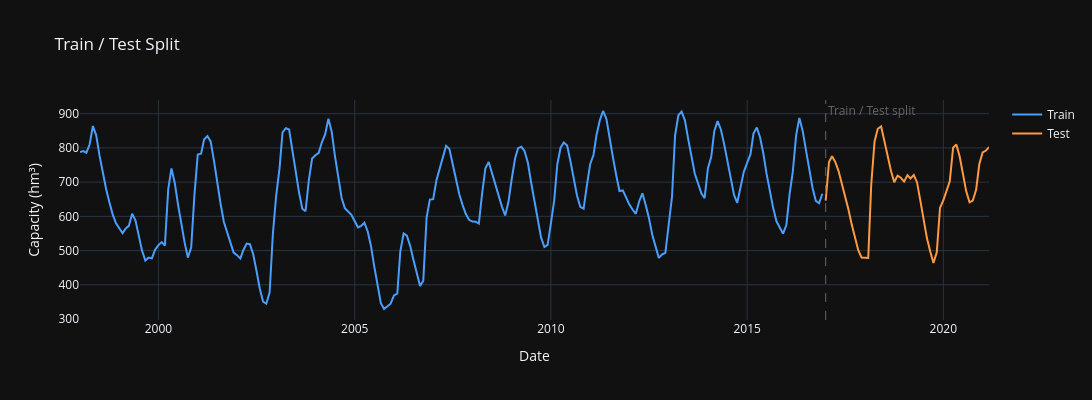

Source (notebook cell):
### Markdown cell above
## **1. Train / Test Split**

Chronological split — never shuffle time series data. Shuffling would leak 
future information into training and produce optimistically biased metrics.

80/20 split at December 2016.

### Code cell
# 80/20 split — keep last 20% for evaluation
# Never shuffle time series — always chronological
TRAIN_END = "2016-12-01"
TEST_START = "2017-01-01"

train = df_pivot.loc[:TRAIN_END, "total_hm3"]
test  = df_pivot.loc[TEST_START:, "total_hm3"]

print(f"Train : {train.index.min().date()} → {train.index.max().date()}  ({len(train)} months)")
print(f"Test  : {test.index.min().date()}  → {test.index.max().date()}   ({len(test)} months)")

# Visualise split
fig = go.Figure()
fig.add_trace(go.Scatter(
    x=train.index, y=train.values,
    mode="lines", name="Train",
    line=dict(color="#4a9eff", width=2),
))
fig.add_trace(go.Scatter(
    x=test.index, y=test.values,
    mode="lines", name="Test",
    line=dict(color="#ff9944", width=2),
))
fig.add_vline(
    x=pd.Timestamp(TEST_START).timestamp() * 1000,
    line=dict(color="#666", dash="dash", width=1),
    annotation_text="Train / Test split",
    annotation_font=dict(color="#666"),
)
fig.update_layout(
    title="Train / Test Split",
    xaxis_title="Date",
    yaxis_title="Capacity (hm³)",
    template="plotly_dark",
    height=400,
    hovermode="x unified",
    width=1200,
)
fig.show()

### Figure 1 — Plotly figure (JSON) as saved in the notebook; plotly's stock layout.template omitted (floating-point values rounded to 4 significant figures; data arrays with more than 128 entries replaced by an {"elided": "..."} marker saying what was removed)
{"data": [{"line": {"color": "#4a9eff", "width": 2}, "mode": "lines", "name": "Train", "type": "scatter", "x": {"elided": "228 str values"}, "y": {"elided": "228 float values"}}, {"line": {"color": "#ff9944", "width": 2}, "mode": "lines", "name": "Test", "type": "scatter", "x": ["2017-01-01T00:00:00.000000", "2017-02-01T00:00:00.000000", "2017-03-01T00:00:00.000000", "2017-04-01T00:00:00.000000", "2017-05-01T00:00:00.000000", "2017-06-01T00:00:00.000000", "2017-07-01T00:00:00.000000", "2017-08-01T00:00:00.000000", "2017-09-01T00:00:00.000000", "2017-10-01T00:00:00.000000", "2017-11-01T00:00:00.000000", "2017-12-01T00:00:00.000000", "2018-01-01T00:00:00.000000", "2018-02-01T00:00:00.000000", "2018-03-01T00:00:00.000000", "2018-04-01T00:00:00.000000", "2018-05-01T00:00:00.000000", "2018-06-01T00:00:00.000000", "2018-07-01T00:00:00.000000", "2018-08-01T00:00:00.000000", "2018-09-01T00:00:00.000000", "2018-10-01T00:00:00.000000", "2018-11-01T00:00:00.000000", "2018-12-01T00:00:00.000000", "2019-01-01T00:00:00.000000", "2019-02-01T00:00:00.000000", "2019-03-01T00:00:00.000000", "2019-04-01T00:00:00.000000", "2019-05-01T00:00:00.000000", "2019-06-01T00:00:00.000000", "2019-07-01T00:00:00.000000", "2019-08-01T00:00:00.000000", "2019-09-01T00:00:00.000000", "2019-10-01T00:00:00.000000", "2019-11-01T00:00:00.000000", "2019-12-01T00:00:00.000000", "2020-01-01T00:00:00.000000", "2020-02-01T00:00:00.000000", "2020-03-01T00:00:00.000000", "2020-04-01T00:00:00.000000", "2020-05-01T00:00:00.000000", "2020-06-01T00:00:00.000000", "2020-07-01T00:00:00.000000", "2020-08-01T00:00:00.000000", "2020-09-01T00:00:00.000000", "2020-10-01T00:00:00.000000", "2020-11-01T00:00:00.000000", "2020-12-01T00:00:00.000000", "2021-01-01T00:00:00.000000", "2021-02-01T00:00:00.000000", "2021-03-01T00:00:00.000000"], "y": [646.1, 758.6, 775.7, 758.6, 732.2, 695.4, 660.5, 620.0, 575.1, 534.0, 500.5, 479.7, 479.8, 478.5, 693.0, 819.0, 856.0, 862.7, 820.6, 774.6, 732.4, 699.8, 719.1, 712.8, 701.6, 720.3, 710.7, 720.5, 699.9, 645.9, 587.4, 536.6, 497.6, 463.7, 495.2, 624.7, 647.0, 675.7, 702.4, 800.5, 810.3, 775.0, 722.0, 673.1, 641.1, 646.2, 677.7, 753.0, 786.6, 792.2, 802.5]}], "layout": {"annotations": [{"font": {"color": "#666"}, "showarrow": false, "text": "Train / Test split", "x": 1483228800000, "xanchor": "left", "xref": "x", "y": 1, "yanchor": "top", "yref": "y domain"}], "height": 400, "hovermode": "x unified", "shapes": [{"line": {"color": "#666", "dash": "dash", "width": 1}, "type": "line", "x0": 1483228800000, "x1": 1483228800000, "xref": "x", "y0": 0, "y1": 1, "yref": "y domain"}], "title": {"text": "Train / Test Split"}, "width": 1200, "xaxis": {"title": {"text": "Date"}}, "yaxis": {"title": {"text": "Capacity (hm³)"}}}}
